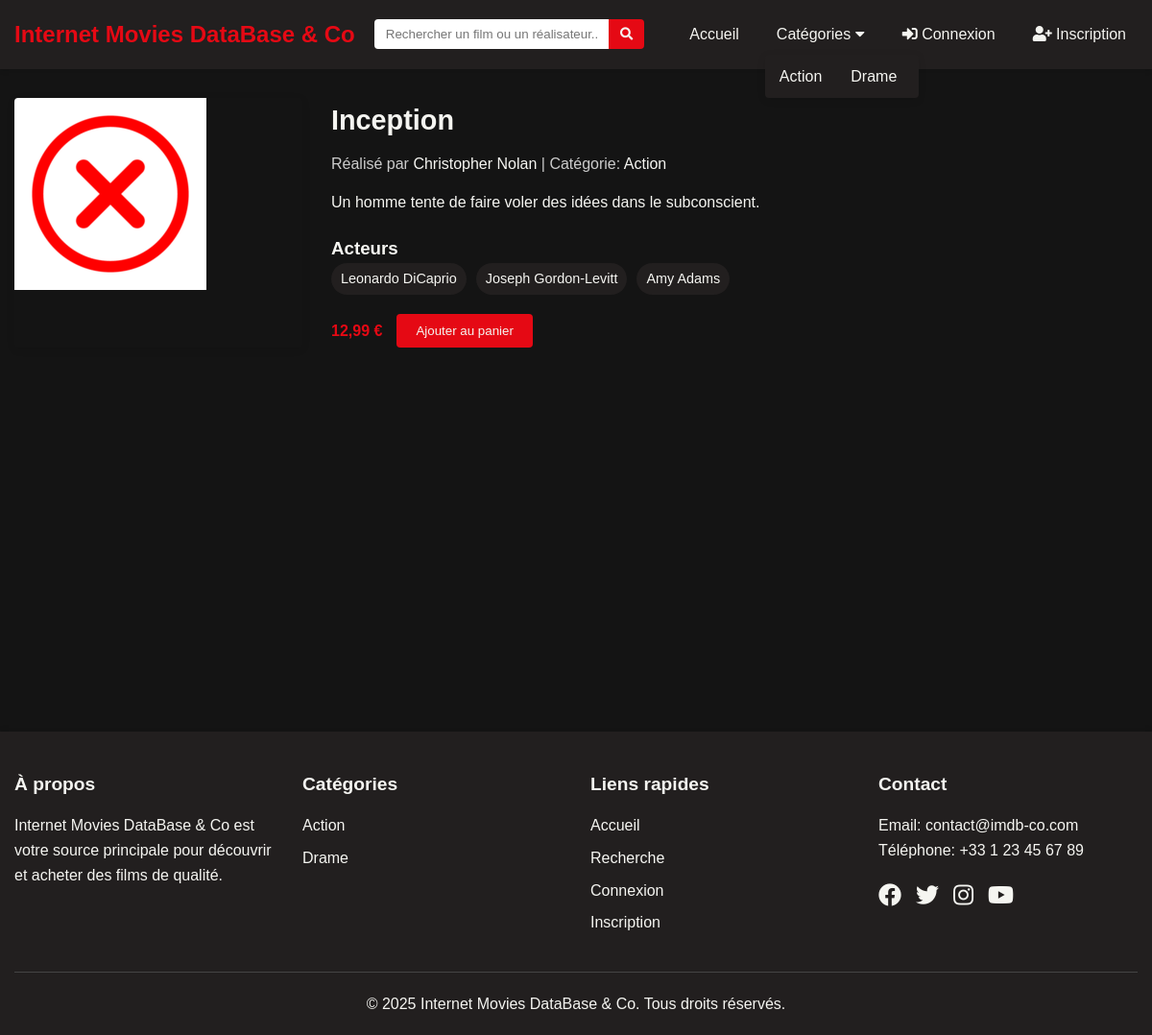
The app's page /film.php?id=1 with its own data.
### tables this page shows
CREATE TABLE `categories` (
  `id` int NOT NULL AUTO_INCREMENT,
  `nom` varchar(255) NOT NULL,
  PRIMARY KEY (`id`)
);

CREATE TABLE `films` (
  `id` int NOT NULL AUTO_INCREMENT,
  `titre` varchar(255) NOT NULL,
  `description` text,
  `realisateur_id` int DEFAULT NULL,
  `categorie_id` int DEFAULT NULL,
  `prix` decimal(10,2) DEFAULT NULL,
  `image_url` varchar(1024) DEFAULT NULL,
  PRIMARY KEY (`id`),
  KEY `realisateur_id` (`realisateur_id`),
  KEY `categorie_id` (`categorie_id`),
  CONSTRAINT `films_ibfk_1` FOREIGN KEY (`realisateur_id`) REFERENCES `realisateurs` (`id`),
  CONSTRAINT `films_ibfk_2` FOREIGN KEY (`categorie_id`) REFERENCES `categories` (`id`)
);

CREATE TABLE `realisateurs` (
  `id` int NOT NULL AUTO_INCREMENT,
  `nom` varchar(255) NOT NULL,
  PRIMARY KEY (`id`)
);

CREATE TABLE `acteurs` (
  `id` int NOT NULL AUTO_INCREMENT,
  `nom` varchar(255) NOT NULL,
  PRIMARY KEY (`id`)
);

### includes/functions.php (called while the page is built, shortened)
<?php
function getFilmById($id) {
    $conn = getDbConnection();
    $stmt = $conn->prepare("SELECT f.*, r.nom as realisateur_nom, c.nom as categorie_nom
                           FROM films f
                           LEFT JOIN realisateurs r ON f.realisateur_id = r.id
                           LEFT JOIN categories c ON f.categorie_id = c.id
                           WHERE f.id = :id");
    $stmt->bindParam(':id', $id, PDO::PARAM_INT);
    $stmt->execute();
    return $stmt->fetch(PDO::FETCH_ASSOC);
}
function getActorsByFilmId($filmId) {
    $conn = getDbConnection();
    $stmt = $conn->prepare("SELECT a.* FROM acteurs a
                           JOIN film_acteurs fa ON a.id = fa.acteur_id
                           WHERE fa.film_id = :film_id");
    $stmt->bindParam(':film_id', $filmId, PDO::PARAM_INT);
    $stmt->execute();
    return $stmt->fetchAll(PDO::FETCH_ASSOC);
}
function isLoggedIn() {
    return isset($_SESSION['user_id']);
}
function getAllCategories() {
    $conn = getDbConnection();
    $stmt = $conn->prepare("SELECT * FROM categories");
    $stmt->execute();
    return $stmt->fetchAll(PDO::FETCH_ASSOC);
}
?>

### film.php (the view, shortened to what this page needs)
<?php
require_once 'includes/functions.php';
$filmId = intval($_GET['id']);
$film = getFilmById($filmId);
$actors = getActorsByFilmId($filmId);
include 'includes/header.php';
?>
<div class="film-detail">
    <div class="film-poster">
        <img src="assets/images/films/<?php echo $film['id']; ?>.jpg" onerror="this.src='assets/images/placeholder.jpg'" alt="<?php echo $film['titre']; ?>">
    </div>
    <div class="film-info-detail">
        <h2><?php echo $film['titre']; ?></h2>
        <div class="film-meta">
            <span>Réalisé par <a href="director.php?id=<?php echo $film['realisateur_id']; ?>"><?php echo $film['realisateur_nom']; ?></a></span>
            <span> | </span>
            <span>Catégorie: <a href="category.php?id=<?php echo $film['categorie_id']; ?>"><?php echo $film['categorie_nom']; ?></a></span>
        </div>
        <div class="film-description">
            <p><?php echo $film['description']; ?></p>
        </div>
        <div class="film-actors">
            <h3>Acteurs</h3>
            <div class="actors-list">
                <?php foreach ($actors as $actor): ?>
                    <span class="actor-badge"><?php echo $actor['nom']; ?></span>
                <?php endforeach; ?>
            </div>
        </div>
        <div class="film-actions">
            <div class="price-tag">
                <span class="price"><?php echo number_format($film['prix'], 2, ',', ' '); ?> €</span>
            </div>
            <form action="cart_actions.php" method="POST">
                <button type="submit" class="btn add-to-cart-btn">Ajouter au panier</button>
            </form>
        </div>
    </div>
</div>
<?php include 'includes/footer.php'; ?>

### includes/header.php (shortened to what this page needs)
<!DOCTYPE html>
<html lang="fr">
<head>
    <link rel="stylesheet" href="https://cdnjs.cloudflare.com/ajax/libs/font-awesome/5.15.4/css/all.min.css">
    <link rel="stylesheet" href="assets/css/style.css">
</head>
<body>
    <header>
        <div class="container">
            <div class="header-content">
                <div class="logo">
                    <a href="index.php">
                        <h1><?php echo SITE_NAME; ?></h1>
                    </a>
                </div>
                <div class="search-box">
                    <form action="search.php" method="GET">
                        <input type="text" name="q" placeholder="Rechercher un film ou un réalisateur..." required>
                        <button type="submit"><i class="fas fa-search"></i></button>
                    </form>
                </div>
                <nav class="main-nav">
                    <ul>
                        <li><a href="index.php">Accueil</a></li>
                        <li class="dropdown">
                            <a href="#">Catégories <i class="fas fa-caret-down"></i></a>
                            <ul class="dropdown-content">
                                <?php
                                require_once 'includes/functions.php';
                                $categories = getAllCategories();
                                foreach ($categories as $category) {
                                    echo '<li><a href="category.php?id=' . $category['id'] . '">' . $category['nom'] . '</a></li>';
                                }
                                ?>
                            </ul>
                        </li>
                        <?php if (isLoggedIn()): ?>
                            <li><a href="cart.php"><i class="fas fa-shopping-cart"></i> Panier</a></li>
                            <li><a href="profile.php"><i class="fas fa-user"></i> Profil</a></li>
                            <li><a href="logout.php"><i class="fas fa-sign-out-alt"></i> Déconnexion</a></li>
                        <?php else: ?>
                            <li><a href="login.php"><i class="fas fa-sign-in-alt"></i> Connexion</a></li>
                            <li><a href="register.php"><i class="fas fa-user-plus"></i> Inscription</a></li>
                        <?php endif; ?>
                    </ul>
                </nav>
            </div>
        </div>
    </header>
    <main>
        <div class="container">

### includes/footer.php (shortened to what this page needs)
</div>
    </main>
    <footer>
        <div class="container">
            <div class="footer-content">
                <div class="footer-section">
                    <h3>À propos</h3>
                    <p>Internet Movies DataBase & Co est votre source principale pour découvrir et acheter des films de qualité.</p>
                </div>
                <div class="footer-section">
                    <h3>Catégories</h3>
                    <ul>
                        <?php
                        $categories = getAllCategories();
                        foreach ($categories as $category) {
                            echo '<li><a href="category.php?id=' . $category['id'] . '">' . $category['nom'] . '</a></li>';
                        }
                        ?>
                    </ul>
                </div>
                <div class="footer-section">
                    <h3>Liens rapides</h3>
                    <ul>
                        <li><a href="index.php">Accueil</a></li>
                        <li><a href="search.php">Recherche</a></li>
                        <?php if (isLoggedIn()): ?>
                            <li><a href="cart.php">Panier</a></li>
                            <li><a href="profile.php">Profil</a></li>
                        <?php else: ?>
                            <li><a href="login.php">Connexion</a></li>
                            <li><a href="register.php">Inscription</a></li>
                        <?php endif; ?>
                    </ul>
                </div>
                <div class="footer-section">
                    <h3>Contact</h3>
                    <p>Email: contact@imdb-co.com</p>
                    <p>Téléphone: +33 1 23 45 67 89</p>
                    <div class="social-icons">
                        <a href="#"><i class="fab fa-facebook"></i></a>
                        <a href="#"><i class="fab fa-twitter"></i></a>
                        <a href="#"><i class="fab fa-instagram"></i></a>
                        <a href="#"><i class="fab fa-youtube"></i></a>
                    </div>
                </div>
            </div>
            <div class="copyright">
                <p>&copy; <?php echo date('Y'); ?> Internet Movies DataBase & Co. Tous droits réservés.</p>
            </div>
        </div>
    </footer>
</body>
</html>

### assets/css/style.css (style rules this page uses)
:root { --primary-color: #e50914; --secondary-color: #221f1f; --text-color: #f5f5f1; --dark-bg: #141414; --light-bg: #f5f5f1; --border-radius: 4px; --box-shadow: 0 2px 8px rgba(0, 0, 0, 0.1); }
* { margin: 0; padding: 0; box-sizing: border-box; }
body { font-family: 'Arial', sans-serif; line-height: 1.6; color: var(--text-color); background-color: var(--dark-bg); }
a { text-decoration: none; color: var(--text-color); }
ul { list-style: none; }
img { max-width: 100%; height: auto; }
.container { width: 100%; max-width: 1200px; margin: 0 auto; padding: 0 15px; }
header { background-color: var(--secondary-color); padding: 15px 0; box-shadow: 0 2px 5px rgba(0, 0, 0, 0.1); position: sticky; top: 0; z-index: 1000; }
.header-content { display: flex; justify-content: space-between; align-items: center; flex-wrap: wrap; }
.logo h1 { font-size: 1.5rem; font-weight: 700; }
.logo a { color: var(--primary-color); }
.search-box { flex: 1; max-width: 400px; margin: 0 20px; }
.search-box form { display: flex; }
.search-box input { flex: 1; padding: 8px 12px; border: none; border-radius: var(--border-radius) 0 0 var(--border-radius); outline: none; }
.search-box button { background-color: var(--primary-color); color: var(--text-color); border: none; padding: 8px 12px; cursor: pointer; border-radius: 0 var(--border-radius) var(--border-radius) 0; }
.main-nav ul { display: flex; }
.main-nav li { margin-left: 15px; position: relative; }
.main-nav a { padding: 8px 12px; display: block; border-radius: var(--border-radius); }
.dropdown-content { display: none; position: absolute; background-color: var(--secondary-color); min-width: 160px; box-shadow: var(--box-shadow); border-radius: var(--border-radius); z-index: 1; }
.dropdown-content li { margin: 0; }
.dropdown-content a { padding: 10px 15px; white-space: nowrap; }
main { padding: 30px 0; min-height: calc(100vh - 140px); }
.btn { display: inline-block; background-color: var(--primary-color); color: var(--text-color); padding: 10px 20px; border-radius: var(--border-radius); border: none; cursor: pointer; transition: background-color 0.3s; }
.price { font-weight: bold; color: var(--primary-color); }
.film-detail { display: grid; grid-template-columns: 300px 1fr; gap: 30px; margin-bottom: 30px; }
.film-poster { width: 100%; border-radius: var(--border-radius); overflow: hidden; box-shadow: var(--box-shadow); }
.film-info-detail h2 { font-size: 1.8rem; margin-bottom: 10px; }
.film-meta { margin-bottom: 15px; color: #ccc; }
.film-description { margin-bottom: 20px; line-height: 1.6; }
.film-actors { margin-bottom: 20px; }
.actors-list { display: flex; flex-wrap: wrap; gap: 10px; }
.actor-badge { background-color: var(--secondary-color); padding: 5px 10px; border-radius: 20px; font-size: 0.9rem; }
.film-actions { display: flex; align-items: center; gap: 15px; }
footer { background-color: var(--secondary-color); padding: 40px 0 20px; margin-top: 30px; box-shadow: 0 -2px 5px rgba(0, 0, 0, 0.1); }
.footer-content { display: grid; grid-template-columns: repeat(4, 1fr); gap: 30px; margin-bottom: 30px; }
.footer-section h3 { margin-bottom: 15px; font-size: 1.2rem; }
.footer-section ul li { margin-bottom: 8px; }
.social-icons { display: flex; gap: 15px; margin-top: 15px; }
.social-icons a { font-size: 1.5rem; }
.copyright { text-align: center; padding-top: 20px; border-top: 1px solid #444; }

### records on screen
categories: nom "Action"
categories: nom "Drame"
films: titre "Inception", realisateur.nom "Christopher Nolan", categorie.nom "Action", description "Un homme tente de faire voler des idées dans le subconscient.", prix "12,99"
acteurs: nom "Leonardo DiCaprio"
acteurs: nom "Joseph Gordon-Levitt"
acteurs: nom "Amy Adams"

### other values on screen
SITE_NAME "Internet Movies DataBase & Co"
